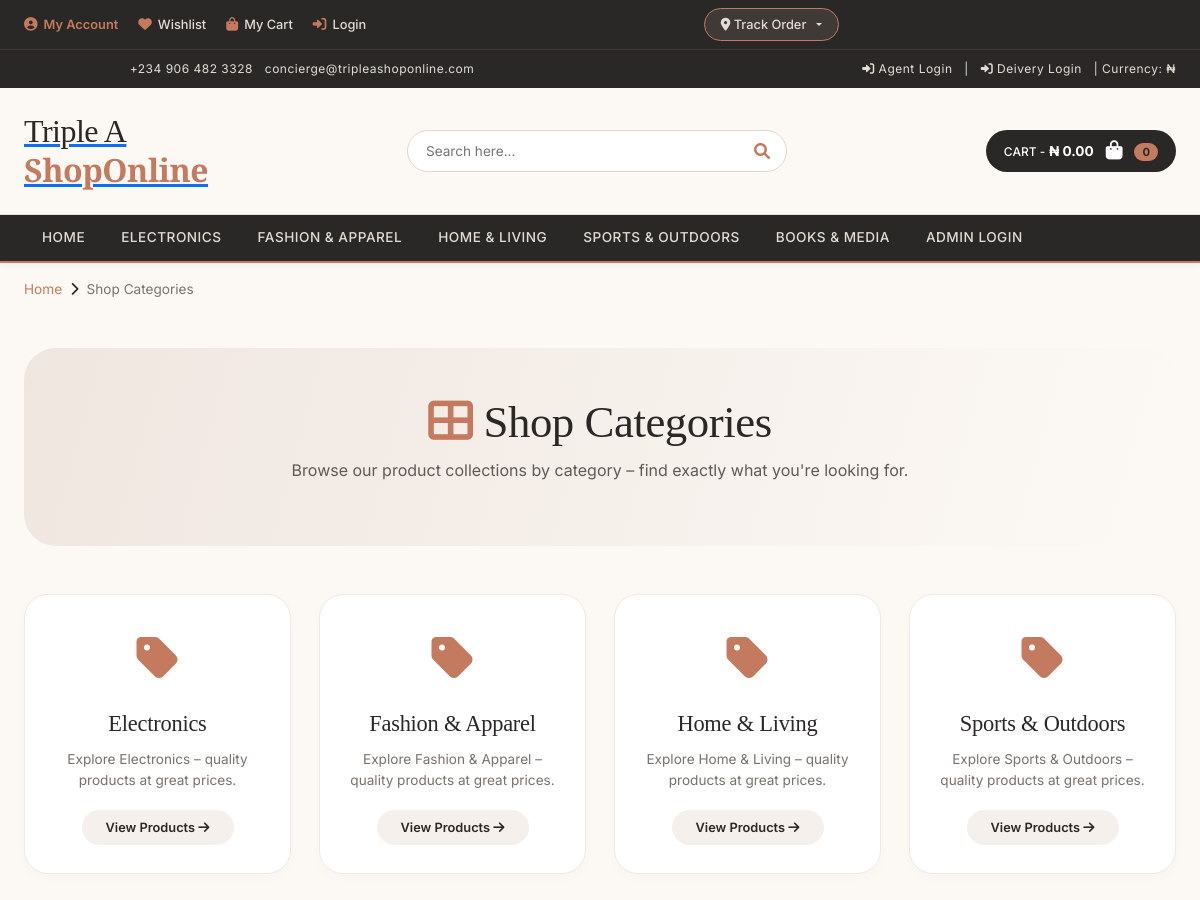
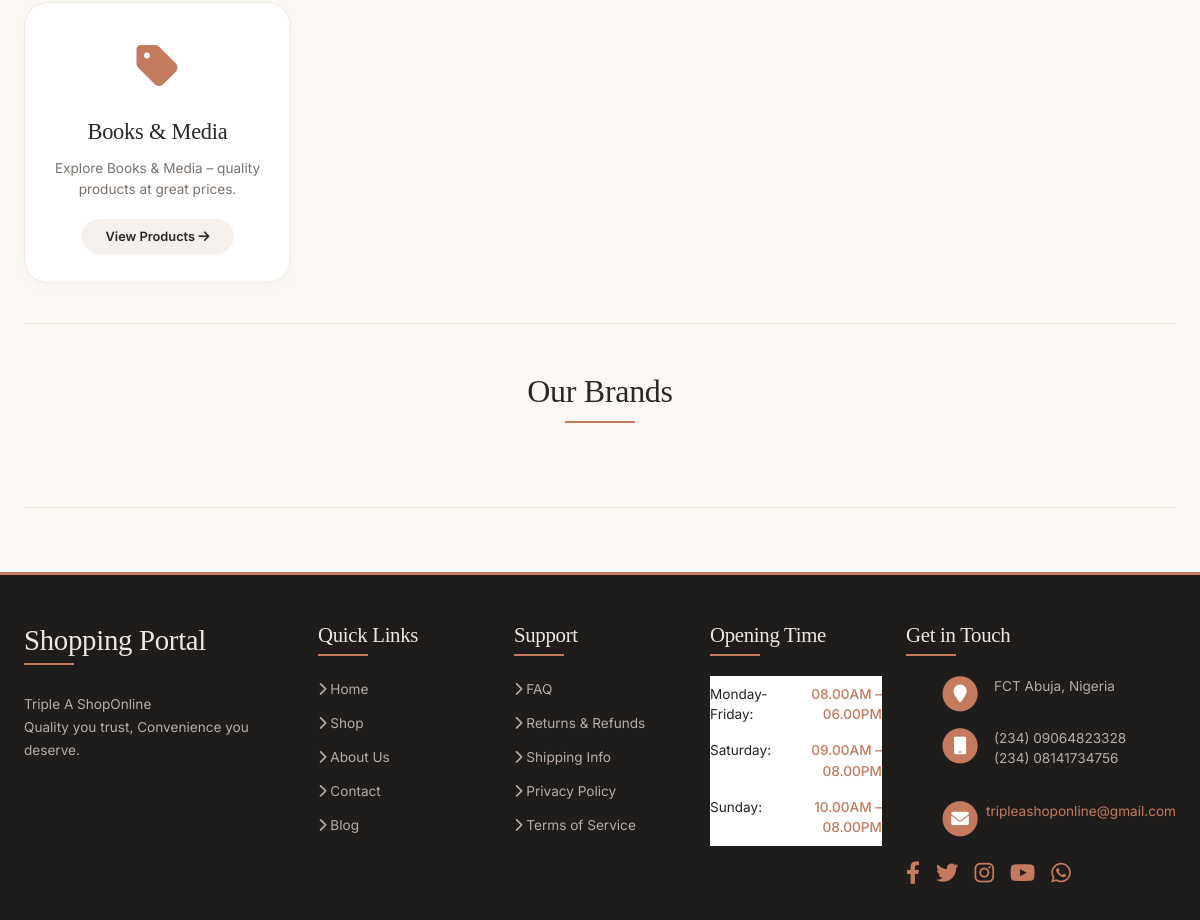
The page /shop-categories.php on the database its author committed (2 pictures, top to bottom).
### tables this page shows
CREATE TABLE `category` (
  `id` int(11) NOT NULL,
  `categoryName` varchar(255) DEFAULT NULL,
  `categoryDescription` longtext DEFAULT NULL,
  `createdBy` int(11) DEFAULT NULL,
  `creationDate` timestamp NOT NULL DEFAULT current_timestamp(),
  `updationDate` varchar(255) DEFAULT NULL
);

### shop-categories.php (the view, shortened to what this page needs)
<?php
include_once('includes/config.php');
?>
<!DOCTYPE html>
<html lang="en">
<head>
    <link href="https://cdn.jsdelivr.net/npm/bootstrap@5.3.0-alpha1/dist/css/bootstrap.min.css" rel="stylesheet">
    <link rel="stylesheet" href="https://cdnjs.cloudflare.com/ajax/libs/font-awesome/6.0.0-beta3/css/all.min.css">
    <link rel="stylesheet" href="assets/css/owl.carousel.css">
    <link rel="stylesheet" href="assets/css/owl.theme.css">
</head>
<body>
<?php include('includes/top-header.php'); ?>
<?php include('includes/main-header.php'); ?>
<?php include('includes/menu-bar.php'); ?>
<div class="container">
    <div class="veloria-breadcrumb">
        <ul>
            <li><a href="index.php">Home</a></li>
            <li><i class="fas fa-chevron-right"></i></li>
            <li class="active">Shop Categories</li>
        </ul>
    </div>
    <div class="categories-header">
        <h1><i class="fas fa-th-large" style="color:#C47A5E;"></i> Shop Categories</h1>
        <p>Browse our product collections by category – find exactly what you're looking for.</p>
    </div>
    <div class="category-grid">
        <?php
        $query = mysqli_query($con, "select category.id as catid, category.categoryName from category");
        if(mysqli_num_rows($query) > 0) {
            while($row = mysqli_fetch_array($query)) {
        ?>
        <div class="category-card">
            <div class="category-icon">
                <i class="fas fa-tag"></i>
            </div>
            <h3><?php echo htmlspecialchars($row['categoryName']); ?></h3>
            <p>Explore <?php echo htmlspecialchars($row['categoryName']); ?> – quality products at great prices.</p>
            <a href="categorywise-products.php?cid=<?php echo $row['catid']; ?>" class="btn-view">View Products <i class="fas fa-arrow-right"></i></a>
        </div>
        <?php
            }
        } else {
            echo '<div class="no-product" style="grid-column:1/-1; text-align:center; padding:60px;">No categories found.</div>';
        }
        ?>
    </div>
    <?php include('includes/brands-slider.php'); ?>
</div>
<?php include('includes/footer.php'); ?>
</body>
</html>

### includes/menu-bar.php (shortened to what this page needs)
<div class="veloria-nav">
	<nav class="navbar navbar-expand-lg">
		<div class="container">
			<div class="collapse navbar-collapse" id="mainNavbar">
				<ul class="navbar-nav me-auto mb-2 mb-lg-0">
					<li class="nav-item">
						<a class="nav-link active" aria-current="page" href="index.php">Home</a>
					</li>
					<?php
					$sql = mysqli_query($con, "select id, categoryName from category");
					while($row = mysqli_fetch_array($sql)) {
					?>
					<li class="nav-item">
						<a class="nav-link" href="category.php?cid=<?php echo $row['id']; ?>">
							<?php echo htmlspecialchars($row['categoryName']); ?>
						</a>
					</li>
					<?php } ?>
					<li class="nav-item">
						<a class="nav-link" href="admin/">Admin Login</a>
					</li>
				</ul>
			</div>
		</div>
	</nav>
</div>

### shop-categories.php (style rules this page uses)
* { margin: 0; padding: 0; box-sizing: border-box; }
body { font-family: 'Inter', sans-serif; background-color: #FCF9F5; color: #2A2826; line-height: 1.5; }
h1, h2, h3, h4 { font-family: 'Instrument Serif', serif; font-weight: 500; letter-spacing: -0.01em; }
.container { max-width: 1300px; margin: 0 auto; padding: 0 24px; }
.veloria-breadcrumb { background: transparent; padding: 16px 0; margin: 0 0 24px; }
.veloria-breadcrumb ul { list-style: none; padding: 0; margin: 0; display: flex; flex-wrap: wrap; gap: 8px; font-size: 0.85rem; }
.veloria-breadcrumb li a { color: #C47A5E; text-decoration: none; }
.veloria-breadcrumb li.active { color: #7A726C; }
.categories-header { background: linear-gradient(105deg, #EFE6DF 0%, #FCF9F5 100%); border-radius: 32px; padding: 48px 32px; margin: 32px 0 48px; text-align: center; }
.categories-header h1 { font-size: 2.8rem; margin-bottom: 8px; color: #2A2826; }
.categories-header p { font-size: 1rem; color: #5F5A56; }
.category-grid { display: grid; grid-template-columns: repeat(auto-fill, minmax(260px, 1fr)); gap: 28px; margin: 40px 0; }
.category-card { background: white; border-radius: 24px; overflow: hidden; transition: all 0.25s ease; border: 1px solid #F0E9E3; box-shadow: 0 4px 12px rgba(0,0,0,0.02); text-align: center; padding: 28px 20px; }
.category-icon { font-size: 3rem; color: #C47A5E; margin-bottom: 16px; }
.category-card h3 { font-size: 1.4rem; margin-bottom: 12px; color: #2A2826; }
.category-card p { font-size: 0.85rem; color: #7A726C; margin-bottom: 20px; }
.btn-view { background: #F5F0EB; border: none; border-radius: 40px; padding: 8px 24px; font-weight: 600; font-size: 0.8rem; text-decoration: none; color: #2A2826; display: inline-block; transition: 0.2s; }

### includes/menu-bar.php (style rules this page uses)
.veloria-nav { font-family: 'Inter', sans-serif; background: #2A2826; border-bottom: 2px solid #C47A5E; box-shadow: 0 2px 8px rgba(0,0,0,0.05); }
.veloria-nav .navbar { margin-bottom: 0; border: none; background: transparent; padding: 0; }
.veloria-nav .navbar-nav .nav-link { color: #E3DCD5 !important; font-size: 0.85rem; font-weight: 500; letter-spacing: 0.5px; padding: 12px 18px !important; text-transform: uppercase; transition: all 0.2s ease; border-bottom: 2px solid transparent; }

### rows shown on the page
category: categoryName "ELECTRONICS", categoryName "Electronics"
category: categoryName "FASHION & APPAREL", categoryName "Fashion & Apparel"
category: categoryName "HOME & LIVING", categoryName "Home & Living"
category: categoryName "SPORTS & OUTDOORS", categoryName "Sports & Outdoors"
category: categoryName "BOOKS & MEDIA", categoryName "Books & Media"
